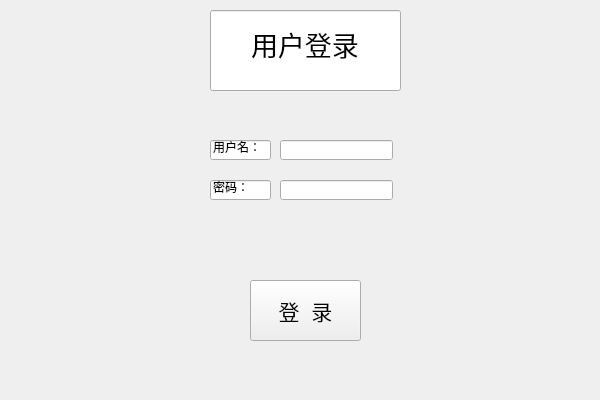
<?xml version="1.0" encoding="UTF-8"?>
<ui version="4.0">
 <class>login</class>
 <widget class="QWidget" name="login">
  <property name="geometry">
   <rect>
    <x>0</x>
    <y>0</y>
    <width>600</width>
    <height>400</height>
   </rect>
  </property>
  <property name="windowTitle">
   <string>login</string>
  </property>
  <widget class="QLineEdit" name="lineEdit">
   <property name="geometry">
    <rect>
     <x>210</x>
     <y>10</y>
     <width>191</width>
     <height>81</height>
    </rect>
   </property>
   <property name="font">
    <font>
     <pointsize>20</pointsize>
    </font>
   </property>
   <property name="text">
    <string>用户登录</string>
   </property>
   <property name="alignment">
    <set>Qt::AlignCenter</set>
   </property>
   <property name="readOnly">
    <bool>true</bool>
   </property>
  </widget>
  <widget class="QLineEdit" name="uesrname">
   <property name="geometry">
    <rect>
     <x>280</x>
     <y>140</y>
     <width>113</width>
     <height>20</height>
    </rect>
   </property>
  </widget>
  <widget class="QLineEdit" name="passwd">
   <property name="geometry">
    <rect>
     <x>280</x>
     <y>180</y>
     <width>113</width>
     <height>20</height>
    </rect>
   </property>
   <property name="layoutDirection">
    <enum>Qt::LeftToRight</enum>
   </property>
   <property name="echoMode">
    <enum>QLineEdit::Password</enum>
   </property>
  </widget>
  <widget class="QPushButton" name="pushButton">
   <property name="geometry">
    <rect>
     <x>250</x>
     <y>280</y>
     <width>111</width>
     <height>61</height>
    </rect>
   </property>
   <property name="font">
    <font>
     <pointsize>16</pointsize>
    </font>
   </property>
   <property name="text">
    <string>登  录</string>
   </property>
  </widget>
  <widget class="QLineEdit" name="lineEdit_4">
   <property name="geometry">
    <rect>
     <x>210</x>
     <y>140</y>
     <width>61</width>
     <height>20</height>
    </rect>
   </property>
   <property name="text">
    <string>用户名：</string>
   </property>
   <property name="readOnly">
    <bool>true</bool>
   </property>
  </widget>
  <widget class="QLineEdit" name="lineEdit_5">
   <property name="geometry">
    <rect>
     <x>210</x>
     <y>180</y>
     <width>61</width>
     <height>20</height>
    </rect>
   </property>
   <property name="text">
    <string>密码：</string>
   </property>
   <property name="readOnly">
    <bool>true</bool>
   </property>
  </widget>
 </widget>
 <resources/>
 <connections/>
</ui>
